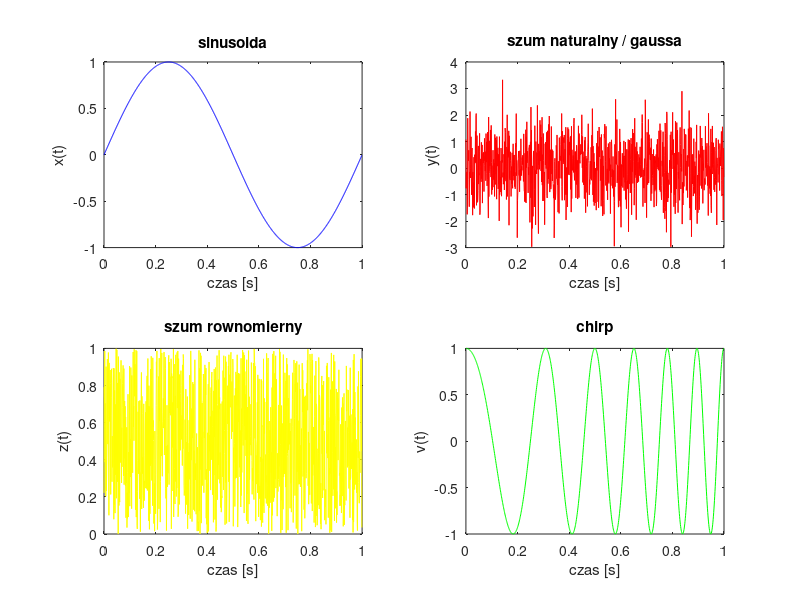

Source code (MATLAB):
clear all;
close all;
fp=1000;
N=1000;
t=0:1/fp:(N-1)/fp;
x=sin(2*pi*t);


%hold on;
%figure(1);
subplot(2,2,1);

plot(t,x,'b');
title('sinusoida');
xlabel('czas [s]');
ylabel('x(t)');

%%%%%%%%%%%%%%%%%%%%%%%%%%

y=randn(1,N);
%figure(2);
subplot(2,2,2);

plot(t,y,'r');
title('szum naturalny / gaussa');
xlabel('czas [s]');
ylabel('y(t)');

%%%%%%%%%%%%%%%%%%%%%%%%%%

z=rand(1,N);
%figure(3);
subplot(2,2,3);

plot(t,z,'y');
title('szum rownomierny');
xlabel('czas [s]');
ylabel('z(t)');

%%%%%%%%%%%%%%%%%%%%%%%%%%

subplot(2,2,4);
v=chirp(t,2,t(end),10);
plot(t,v,'g');
title('chirp');
xlabel('czas [s]');
ylabel('v(t)');

%hold off;